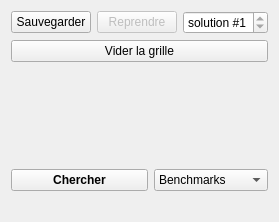
<?xml version="1.0" encoding="UTF-8"?>
<ui version="4.0">
 <class>Widget</class>
 <widget class="QWidget" name="Widget">
  <property name="geometry">
   <rect>
    <x>0</x>
    <y>0</y>
    <width>257</width>
    <height>222</height>
   </rect>
  </property>
  <property name="windowTitle">
   <string>SudoKu Resolver Multi Core</string>
  </property>
  <property name="windowIcon">
   <iconset resource="../resources/rsc.qrc">
    <normaloff>:/rsc/red.png</normaloff>:/rsc/red.png</iconset>
  </property>
  <layout class="QVBoxLayout" name="verticalLayout">
   <item>
    <layout class="QHBoxLayout">
     <item>
      <widget class="QPushButton" name="pushButton_save">
       <property name="text">
        <string>Sauvegarder</string>
       </property>
      </widget>
     </item>
     <item>
      <widget class="QPushButton" name="pushButton_restore">
       <property name="enabled">
        <bool>false</bool>
       </property>
       <property name="text">
        <string>Reprendre</string>
       </property>
      </widget>
     </item>
     <item>
      <widget class="QSpinBox" name="spinBox">
       <property name="sizePolicy">
        <sizepolicy hsizetype="Minimum" vsizetype="Fixed">
         <horstretch>0</horstretch>
         <verstretch>0</verstretch>
        </sizepolicy>
       </property>
       <property name="prefix">
        <string>solution #</string>
       </property>
       <property name="minimum">
        <number>1</number>
       </property>
       <property name="maximum">
        <number>1</number>
       </property>
      </widget>
     </item>
    </layout>
   </item>
   <item>
    <widget class="QPushButton" name="pushButton_reset">
     <property name="text">
      <string>Vider la grille</string>
     </property>
    </widget>
   </item>
   <item>
    <spacer name="verticalSpacer_2">
     <property name="orientation">
      <enum>Qt::Vertical</enum>
     </property>
     <property name="sizeHint" stdset="0">
      <size>
       <width>20</width>
       <height>40</height>
      </size>
     </property>
    </spacer>
   </item>
   <item>
    <layout class="QVBoxLayout" name="verticalLayout_2"/>
   </item>
   <item>
    <spacer name="verticalSpacer">
     <property name="orientation">
      <enum>Qt::Vertical</enum>
     </property>
     <property name="sizeHint" stdset="0">
      <size>
       <width>20</width>
       <height>40</height>
      </size>
     </property>
    </spacer>
   </item>
   <item>
    <layout class="QHBoxLayout" name="horizontalLayout">
     <item>
      <widget class="QPushButton" name="pushButton_search">
       <property name="font">
        <font>
         <weight>75</weight>
         <bold>true</bold>
        </font>
       </property>
       <property name="text">
        <string>Chercher</string>
       </property>
      </widget>
     </item>
     <item>
      <widget class="QComboBox" name="comboBox">
       <property name="sizePolicy">
        <sizepolicy hsizetype="Maximum" vsizetype="Fixed">
         <horstretch>0</horstretch>
         <verstretch>0</verstretch>
        </sizepolicy>
       </property>
       <property name="currentIndex">
        <number>0</number>
       </property>
       <item>
        <property name="text">
         <string>Benchmarks</string>
        </property>
       </item>
       <item>
        <property name="text">
         <string>500 K solutions</string>
        </property>
       </item>
       <item>
        <property name="text">
         <string>1 M solutions</string>
        </property>
       </item>
       <item>
        <property name="text">
         <string>5 M solutions</string>
        </property>
       </item>
       <item>
        <property name="text">
         <string>10 M solutions</string>
        </property>
       </item>
      </widget>
     </item>
    </layout>
   </item>
   <item>
    <widget class="QLabel" name="label">
     <property name="enabled">
      <bool>false</bool>
     </property>
     <property name="sizePolicy">
      <sizepolicy hsizetype="Preferred" vsizetype="Maximum">
       <horstretch>0</horstretch>
       <verstretch>0</verstretch>
      </sizepolicy>
     </property>
     <property name="text">
      <string/>
     </property>
    </widget>
   </item>
  </layout>
 </widget>
 <layoutdefault spacing="6" margin="11"/>
 <tabstops>
  <tabstop>pushButton_save</tabstop>
  <tabstop>pushButton_restore</tabstop>
  <tabstop>spinBox</tabstop>
  <tabstop>pushButton_reset</tabstop>
  <tabstop>pushButton_search</tabstop>
  <tabstop>comboBox</tabstop>
 </tabstops>
 <resources>
  <include location="../resources/rsc.qrc"/>
 </resources>
 <connections/>
</ui>
